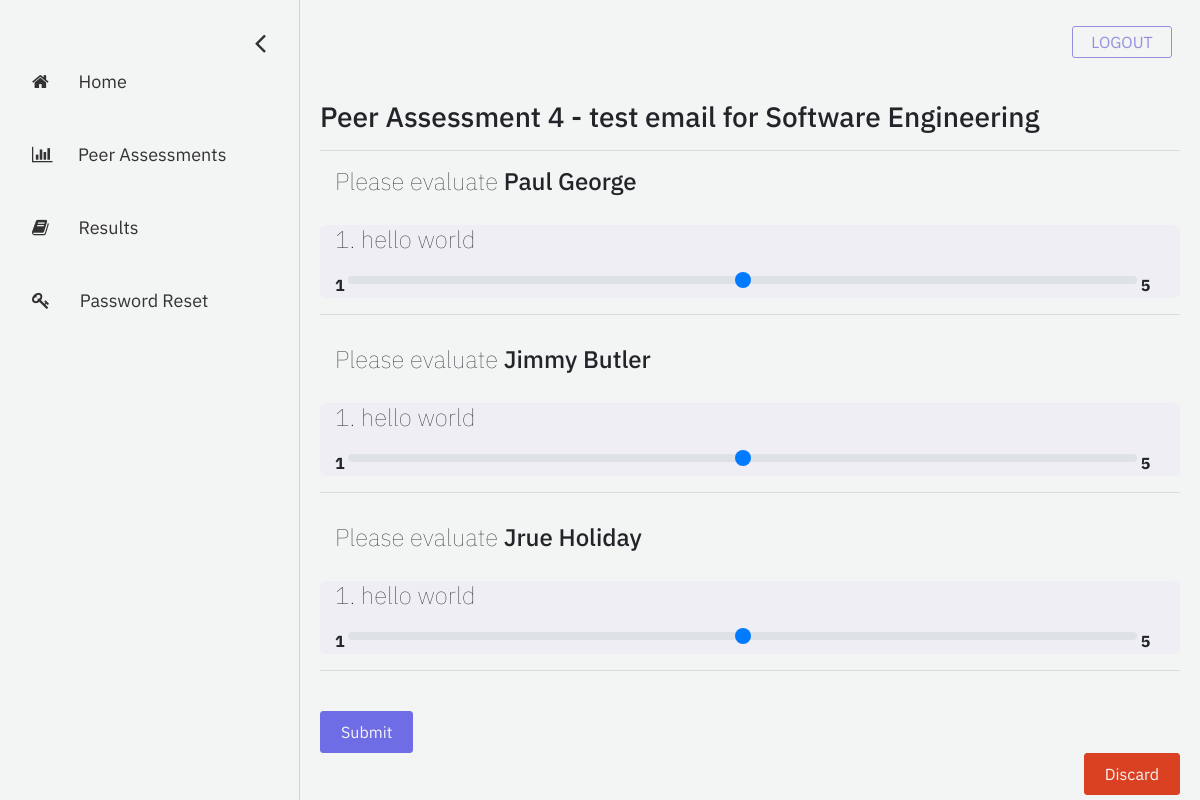
Screenshot of /student/answer-assessment/11/ (signed in) with the database file from the repository.
### assessment/models.py (models this page shows, shortened)
class Assessment(models.Model):
    name = models.CharField("assessment name", max_length=255)
    description = models.TextField("description", max_length=512, blank=True)
    date_created = models.DateTimeField("date created", auto_now_add=True)
    start_date = models.DateField("start date")
    end_date = models.DateField("end date")
    open_status = models.BooleanField("open status", default=True)
    course = models.ForeignKey(Course, on_delete=models.CASCADE) # the course that this peer review belongs to
    questions = models.ManyToManyField(Question) # a set of Questions under this assessment
    result_sets = models.ManyToManyField(Result_set) # a set of Result_sets under this assessment
    completed_students = models.ManyToManyField(User, related_name="completed_students") # a set of Users who have completed this assessment

class Question(models.Model):
    TYPE_TEXT = 'Text'
    TYPE_Rating = 'Rating'
    ANSWER_TYPE = (
        (TYPE_TEXT, "Text"),
        (TYPE_Rating, "Rating"),
    )
    question_text = models.CharField(max_length=500)
    type_answer = models.CharField(max_length=6, choices=ANSWER_TYPE, default=TYPE_Rating)

### registration/models.py (models this page shows, shortened)
class Course(models.Model):
    course_name = models.CharField("course name", max_length=60)
    course_code = models.IntegerField("course code")
    section_number = models.SmallIntegerField("section number")
    year = models.SmallIntegerField("year of realization")
    semester_choices = (
        ('S', 'Spring'),
        ('F', 'Fall'),
    )
    semester = models.CharField("semester of realization", max_length = 1, choices = semester_choices)
    professors = models.ManyToManyField(User)
    students = models.ManyToManyField(User, related_name="students")

### account/models.py (models this page shows, shortened)
class User(AbstractBaseUser, PermissionsMixin):
    email = models.EmailField(
        verbose_name=_('email address'), max_length=255, unique=True
    )
    first_name = models.CharField(_('first name'), max_length=30, blank=True)
    last_name = models.CharField(_('last name'), max_length=150, blank=True)
    eagle_id = models.CharField(max_length = 8, unique=True)
    is_student = models.BooleanField(
        _('student status'),
        default=False,
        help_text=_(
            'Shows whether this user is a student. '
        ),
    )
    is_instructor = models.BooleanField(
        _('instructor status'),
        default=False,
        help_text=_(
            'Shows whether this user is a instructor. '
        ),
    )
    is_active = models.BooleanField(
        _('active'),
        default=True,
        help_text=_(
            'Designates whether this user should be treated as active. '
            'Unselect this instead of deleting accounts.'
        ),
    )
    is_staff = models.BooleanField(
        _('admin status'),
        default=False,
        help_text=_(
            'Designates whether the user can log into this admin site.'
        ),
    )
    date_joined = models.DateTimeField(
        _('date joined'), default=timezone.now
    )
    objects = UserManager()
    USERNAME_FIELD = 'email'
    REQUIRED_FIELDS = ['first_name', 'last_name', 'eagle_id', 'is_student', 'is_instructor']

### eval_student/views.py (the view)
# urls.py: path('answer-assessment/<int:assessment_id>/', views.answer_assessment, name='answer-assessment'),
def answer_assessment(request, assessment_id):
    assessment = Assessment.objects.get(pk=assessment_id) # the assessment object
    questions = assessment.questions.all() # set of questions in this assessment
    teams = Team.objects.filter(course=assessment.course) # set of teams in this course
    evaluated_team = None
    evaluated = []
    for team in teams:
        if request.user in team.student.all():
            evaluated_team = team
            for each in team.student.all():
                if each != request.user:
                    evaluated.append(each)
    context = {
        'assessment': assessment,
        'question_list': questions,
        'team': evaluated_team,
        'evaluated_list': evaluated,
    }
    return render(request, 'eval_student/answer-assessment.html', context=context)

### eval_student/templates/eval_student/answer-assessment.html (shortened to what this page needs)
{% extends 'eval_student/base-sidebar.html'%}
{% load static %}
{% block content%}
	<div id="main">
		<h3>{{ assessment.name }} for {{ assessment.course.course_name }}</h3>
		<hr>
		<form action="{% url 'submit_assessment' assessment_id=assessment.id %}" method="post"> {% csrf_token %}
			{% for student in evaluated_list %}
				<div class="container">
					<h4>Please evaluate <b style="font-weight: 500;">{{student.first_name}} {{student.last_name}}</b></h4>
				</div>
				{% for question in question_list %}
				<div class="container" style="background-color: rgba(107, 99, 255, 0.036); border-radius: 6px;">
					<h4 style="margin-bottom: 15px; margin-top: 30px;">{{forloop.counter}}. {{ question.question_text }}</h4>
					{% if question.type_answer == question.TYPE_Rating %}
						<div>
							<b>1</b>  <input style="width: 95%;" type="range" class="custom-range" min="1" max="5" step="1" id="q_@{{ student.eagle_id }}{{ question.id }}" name="q_@{{ student.eagle_id }}{{ question.id }}"> <b> 5</b>
						</div>
					{% else %}
						<textarea style="width: 95%;" rows="5" id="q_@{{ student.eagle_id }}{{ question.id }}" name="q_@{{ student.eagle_id }}{{ question.id }}"></textarea>
					{% endif %}
				</div>
				{% endfor %}
				<hr style="margin-bottom: 30px;">
			{% endfor %}
			<button style="margin-top: 10px;" type="submit" class="buttons purple">Submit</button>
		</form>
		<form>
				<button formaction="{% url 'peer-assessments' %}" class="buttons red float-right">Discard</button>
		</form>
	</div>
{% endblock %}

### eval_student/static/eval_student/css/base-sidebar.css (style rules this page uses)
body { font-family: 'IBM Plex Sans', sans-serif; background-color: #f3f4f4; }
#main { transition: margin-left .5s; padding: 20px; }
.buttons { -webkit-border-radius: 3px; -moz-border-radius: 3px; border-radius: 3px; line-height: 0px; color: #f3f4f4; padding: 20px; display: inline-block; cursor: pointer; text-align: center; text-decoration: none; }
.purple { border: 1px solid #6f6de5; background-color: #6f6de5; }
.red { border: 1px solid #d94122; background-color: #d94122; }

### eval_student/static/eval_student/css/peer-assessments.css (style rules this page uses)
h4 { font-weight: 80; margin-right: 5%; }

### rows the page displays
Assessment: name "Peer Assessment 4 - test email", course.course_name "Software Engineering"
User: first_name "Paul", last_name "George"
Question: question_text "hello world"
User: first_name "Jimmy", last_name "Butler"
User: first_name "Jrue", last_name "Holiday"
